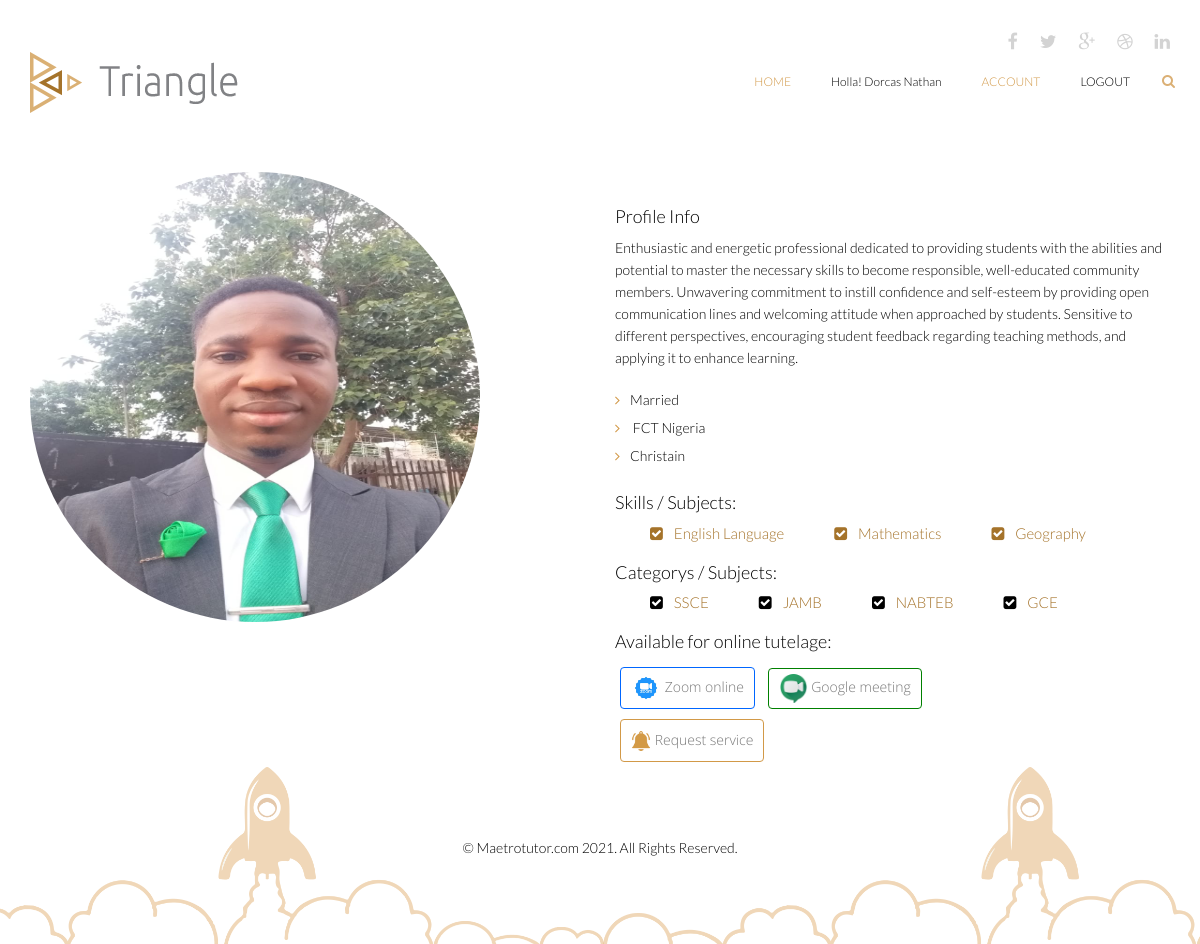
Screenshot of /user_detail/ola.vicayo2016@gmail.com (signed in) with the database file from the repository.
### triangle/models.py (models this page shows)
class User(db.Model, UserMixin):
    id = db.Column(db.Integer, primary_key=True)
    user_id = db.Column(db.String(255), nullable=True)
    name = db.Column(db.String(255), nullable=True)
    email = db.Column(db.String(255), unique=True, nullable=True)
    password = db.Column(db.String(255), nullable=False)
    secret_key = db.Column(db.String(255), nullable=True)
    phone = db.Column(db.String(255), nullable=True)
    gender = db.Column(db.String(255), nullable=True)
    online = db.Column(db.String(255), nullable=True)
    address = db.Column(db.String(255), nullable=True)
    role = db.Column(db.String(255), nullable=True)
    city = db.Column(db.String(255), nullable=True)
    state_of_origin = db.Column(db.String(255), nullable=True)
    country = db.Column(db.String(255), nullable=True)
    created_at = db.Column(db.DateTime(), default=datetime.utcnow)
    date_of_birth =db.Column(db.String(255), nullable=True)
    image = db.Column(db.String(255), nullable=True, default='default.jpg')
    tutor_image = db.Column(db.String(255), nullable=True, default='default.jpg')
    pro_status = db.Column(db.String(255), nullable=True, default= 0)
    online_status = db.Column(db.String(255), nullable=True, default= 0)
    bio_status = db.Column(db.String(255), nullable=True, default= 0)
    guarrantor_status = db.Column(db.String(255), nullable=True, default= 0)
    skill_status = db.Column(db.String(255), nullable=True, default= 0)
    subject_status = db.Column(db.String(255), nullable=True, default= 0)
    verify_status = db.Column(db.String(255), nullable=True, default= 0)
    activated_status = db.Column(db.String(255), nullable=True, default= 0)
    active = db.Column(db.Boolean())
    confirmed_at = db.Column(db.DateTime())

class Bio(db.Model, UserMixin):
    id = db.Column(db.Integer, primary_key=True)
    user_id = db.Column(db.String(255), nullable=True)
    about = db.Column(db.String(1000), nullable=True)
    email = db.Column(db.String(255), unique=True, nullable=True)
    marital_status = db.Column(db.String(255), nullable=True)
    phone = db.Column(db.String(255), nullable=True)
    role = db.Column(db.String(255), nullable=True)
    education = db.Column(db.String(255), nullable=True)
    gender = db.Column(db.String(255), nullable=True)
    online = db.Column(db.String(255), nullable=True)
    address = db.Column(db.String(255), nullable=True)
    religion = db.Column(db.String(255), nullable=True)
    city = db.Column(db.String(255), nullable=True)
    country = db.Column(db.String(255), nullable=True)
    created_at = db.Column(db.DateTime(), default=datetime.utcnow)
    date_of_birth =db.Column(db.String(255), nullable=True)
    image = db.Column(db.String(255), nullable=True, default='default.jpg')
    tutor_image = db.Column(db.String(255), nullable=True, default='default.jpg')
    pro_status = db.Column(db.String(255), nullable=True, default= 0)
    online_status = db.Column(db.String(255), nullable=True, default= 0)
    bio_status = db.Column(db.String(255), nullable=True, default= 0)
    guarrantor_status = db.Column(db.String(255), nullable=True, default= 0)
    skill_status = db.Column(db.String(255), nullable=True, default= 0)
    subject_status = db.Column(db.String(255), nullable=True, default= 0)
    verify_status = db.Column(db.String(255), nullable=True, default= 0)
    activated_status = db.Column(db.String(255), nullable=True, default= 0)
    active = db.Column(db.Boolean())
    confirmed_at = db.Column(db.DateTime())

class Skill(db.Model, UserMixin):
    id = db.Column(db.Integer, primary_key=True)
    skill_name = db.Column(db.String(255), nullable=True)
    email = db.Column(db.String(255), nullable=True)
    skill_status = db.Column(db.String(255), nullable=True, default= 0)
    created_at = db.Column(db.DateTime(), default=datetime.utcnow)
    updated_at = db.Column(db.DateTime())
    activated_status = db.Column(db.String(255), nullable=True, default= 0)
    active = db.Column(db.Boolean())
    confirmed_at = db.Column(db.DateTime())

class Category(db.Model, UserMixin):
    id = db.Column(db.Integer, primary_key=True)
    category_name = db.Column(db.String(255), nullable=True)
    email = db.Column(db.String(255), nullable=True)
    category_status = db.Column(db.String(255), nullable=True, default= 0)
    created_at = db.Column(db.DateTime(), default=datetime.utcnow)
    updated_at = db.Column(db.DateTime())
    activated_status = db.Column(db.String(255), nullable=True, default= 0)
    active = db.Column(db.Boolean())
    confirmed_at = db.Column(db.DateTime())

### triangle/routes.py (the view)
@app.route('/user_detail/<email>')
@login_required
def detail (email):
  user = User.query.get(email)
  users = User.query.filter_by(email = email).first()
  categorys = Category.query.filter_by(email=email)
  skills = Skill.query.filter_by(email=email)
  bios = Bio.query.filter_by(email = email)
  image = url_for('static', filename='user_uploads/' + str(users.image))
  return render_template('/detail.html',title='user-detail', bios = bios, skills = skills, categorys=categorys, image =image)

### triangle/__init__.py (called while the page is built)
@login_manager.user_loader
def load_user(user_id):
	return User.query.get(int(user_id))

### triangle/templates/detail.html (shortened to what this page needs)
{% extends 'layout/base.html' %}
{% block content %}
    <section id="portfolio-information" class="">
        <div class="container">
            <div class="row">
                <div class="col-sm-6">
                    <img src="{{image}}"  class="card border-1 shadow-sm" alt="" id="md-imgg">
                </div>
                  {% for bio in bios %}
                <div class="col-sm-6">
                    <div class="project-name overflow">
                    </div>
                    <div class="project-info overflow">
                        <div style="display: flex">
                            <h3>Profile Info  </h3>
                        </div>
                        <p>{{bio.about}}</p>
                        <ul class="elements">
                            <li><i class="fa fa-angle-right"></i>{{bio.marital_status}}</li>
                            <li><i class="fa fa-angle-right"></i> {{bio.city}} Nigeria</li>
                            <li><i class="fa fa-angle-right"></i>{{bio.religion}}</li>
                        </ul>
                    </div>
                        {% endfor %}
                    {% if skills.count() > 0 %}
                    <div class="skills overflow">
                            <h3>Skills / Subjects: </h3>
                              {% for skill in skills %}
                        <ul class="nav navbar-nav navbar-default">
                            <li ><a style="font-size: 15px"><i class="fa fa-check-square"></i> {{skill.skill_name}}</a></li>
                        </ul>
                         {% endfor %}
                    </div>
                    {% else %}
                    <div class="live-preview">
                    </div>
                    {% endif %}
                    {% if categorys.count() > 0 %}
                    <div class="skills overflow">
                       <h3>Categorys / Subjects: </h3>
                              {% for category in categorys %}
                         <ul class="nav navbar-nav navbar-default">
                            <li ><a style="font-size: 15px"><i class="fa fa-check-square" style="color:#000000"></i> {{category.category_name}}</a></li>
                        </ul>
                         {% endfor %}
                    </div>
                    {% else %}
                    <div class="live-preview">
                    </div>
                    {% endif %}
                    <div class="client overflow">
                        <h3>Available for online tutelage:</h3>
                    </div>
                    <div class="live-preview">
                        <a href="#" class="btn btn-common capitalize" style="border-color:#0066ff; padding: 5px 10px; margin: 5px"> <img src="/static/images/new/zoom.jpg" style="width:30px; height:30px"> Zoom online </a>
                        <a href="#" class="btn btn-common capitalize" style="border-color:green; padding: 5px 10px; margin: 5px"> <img src="/static/images/new/hang.png" style="width:29px; height:29px"> Google meeting</a>
                    </div>
                       {% for bio in bios %}
                     <div class="live-preview">
                        <a href="{{url_for('schedule', email= bio.email)}}" class="btn btn-common capitalize" style="border-color:#d29948; padding: 10px 10px; margin: 5px"> <img src="/static/images/new/notification.png" style="width:20px; height:20px"> Request service </a>
                    </div>
                    {% endfor %}
                </div>
            </div>
        </div>
    </section>
   {% endblock %}

### triangle/templates/layout/base.html (shortened to what this page needs)
<!DOCTYPE html>
<html lang="en">
<head>
         <link href="/static/css/bootstrap.min.css" rel="stylesheet">
    <link href="/static/css/font-awesome.min.css" rel="stylesheet">
    <link href="/static/css/animate.min.css" rel="stylesheet">
	<link href="/static/css/main.css" rel="stylesheet">
	<link href="/static/css/responsive.css" rel="stylesheet">
</head>
<body>
	<header id="header">
        <div class="container">
            <div class="row">
                <div class="col-sm-12 overflow">
                   <div class="social-icons pull-right">
                        <ul class="nav nav-pills">
                            <li><a href=""><i class="fa fa-facebook"></i></a></li>
                            <li><a href=""><i class="fa fa-twitter"></i></a></li>
                            <li><a href=""><i class="fa fa-google-plus"></i></a></li>
                            <li><a href=""><i class="fa fa-dribbble"></i></a></li>
                            <li><a href=""><i class="fa fa-linkedin"></i></a></li>
                        </ul>
                    </div>
                </div>
             </div>
        </div>
        <div class="navbar navbar-inverse" role="banner">
            <div class="container">
                <div class="navbar-header">
                    <a class="navbar-brand" href="{{url_for('index')}}">
                    	<h1><img src="/static/images/logo.png" alt="logo"></h1>
                    </a>
                </div>
                {% if current_user.is_authenticated:  %}
                    {% if current_user.role == 'Tutor' %}
                    <div class="collapse navbar-collapse">
                    <ul class="nav navbar-nav navbar-right">
                     <li class="active"><a href="{{url_for('home')}}">Home</a></li>
                        <li ><a href="{{url_for('home')}}" style="text-transform: capitalize;">Holla! {{current_user.name}}</a></li>
                                {% if current_user.bio_status == 0 %}
                                <li class="active"><a href="{{url_for('bio')}}">Account</a></li>
                                 {% else %}
                                <li class="active"><a href="{{url_for('profile')}}">Account</a></li>
                                {% endif %}
                        <li><a href="{{url_for('logout')}}">Logout</a></li>
                    </ul>
                 </div>
                 {% endif %}
                {% endif %}
                <div class="search">
                    <form role="form">
                        <i class="fa fa-search"></i>
                    </form>
                </div>
            </div>
        </div>
    </header>
    {% block content %}
    {% endblock %}
    <footer id="footer">
        <div class="container">
            <div class="row">
                <div class="col-sm-12">
                    <div class="copyright-text text-center">
                        <p>&copy; Maetrotutor.com 2021. All Rights Reserved.</p>
                    </div>
                </div>
            </div>
        </div>
    </footer>
</body>
</html>

### triangle/static/css/main.css (style rules this page uses)
body { background: #fff; font-family: 'Lato', sans-serif; font-weight: 300; font-size: 14px; line-height: 22px; color: #000; }
html { height: 100%; }
a { color:#a5732a; }
a { -webkit-transition: 300ms; transition: 300ms; }
ul { list-style: none; }
h1, h2, h3, h4, h5, h6 { font-family: 'Lato', sans-serif; font-weight: 300; }
h1 { color: #686868; }
h3 { font-size: 18px; }
.overflow { overflow: hidden; }
.btn-common { font-size: 14px; color: #797979; border: 1px solid #dbb075; font-family: 'Open Sans', sans-serif; font-weight: 300; padding: 10px 25px; }
#header { margin-bottom: 0; padding: 30px 0 60px 0; }
#header .navbar-inverse .container { position: relative; }
.search { position: absolute; top: 20px; right: 0; z-index: 1; }
.search i { color: #dbb075; cursor: pointer; position: absolute; right: 10px; top: 2px; }
.social-icons ul li { padding: 0 10px; }
.social-icons ul li:last-child { padding-right: 0; }
.social-icons ul li a { font-size: 18px; color: #d3d3d3; padding: 0; }
#header .navbar { background: #fff; border: 0; margin-bottom: 0; }
#header .navbar-brand { padding: 0; margin-left: 0; }
#header .navbar-brand h1 { padding: 0; margin: 0; }
#header .navbar-nav.navbar-right >li:last-child { margin-right: 20px; }
#header .navbar-nav.navbar-right >li a { color: #000; font-size: 12px; padding: 20px; text-transform: uppercase; font-weight: 300; }
#header .navbar-inverse .navbar-nav li.active > a, #header .navbar-inverse .navbar-nav li.active > a:focus, #header .navbar-nav.navbar-right li > a:hover, .navbar-inverse .navbar-nav > .open > a { background-color: inherit; border: 0; color: #d29948; }
#footer { padding-bottom: 75px; background-image: url(../images/home/footer.png); background-repeat: repeat-x; background-position: bottom; background-size: contain; }
.copyright-text { margin-top: 70px; }
ul.elements { list-style: none; padding: 0; margin: 20px 0 0 0; }
ul.elements li { margin: 6px 0; }
ul.elements li > i { color: #d29948; display: inline-block; margin-right: 10px; }
.navbar-default { background: none; padding: 0; }
.navbar-default li a { font-size: 12px; padding: 0; padding-right: 15px; }
.navbar-default li a i { padding-right: 8px; }
.skills .navbar-default, .client .navbar-default { margin-left: 35px; }
.live-preview .btn-common { margin-top: 21px; padding: 13px 45px; }

### triangle/templates/layout/base.html (style rules this page uses)
#md-imgg { width:450px; height:450px; object-fit:fill; border:0px solid #D29948; border-radius:100%; }

### rows the page displays
User: name "Dorcas Nathan"
Bio: about "Enthusiastic and energetic professional dedicated to providing students with the abilities and potential to master the necessary skills to become responsible, well-educated community members. Unwavering commitment to instill confidence and self-esteem by providing open communication lines and welcoming attitude when approached by students. Sensitive to different perspectives, encouraging student feedback regarding teaching methods, and applying it to enhance learning.", marital_status "Married", city "FCT", religion "Christain"
Skill: skill_name "English Language"
Skill: skill_name "Mathematics"
Skill: skill_name "Geography"
Category: category_name "SSCE"
Category: category_name "JAMB"
Category: category_name "NABTEB"
Category: category_name "GCE"
